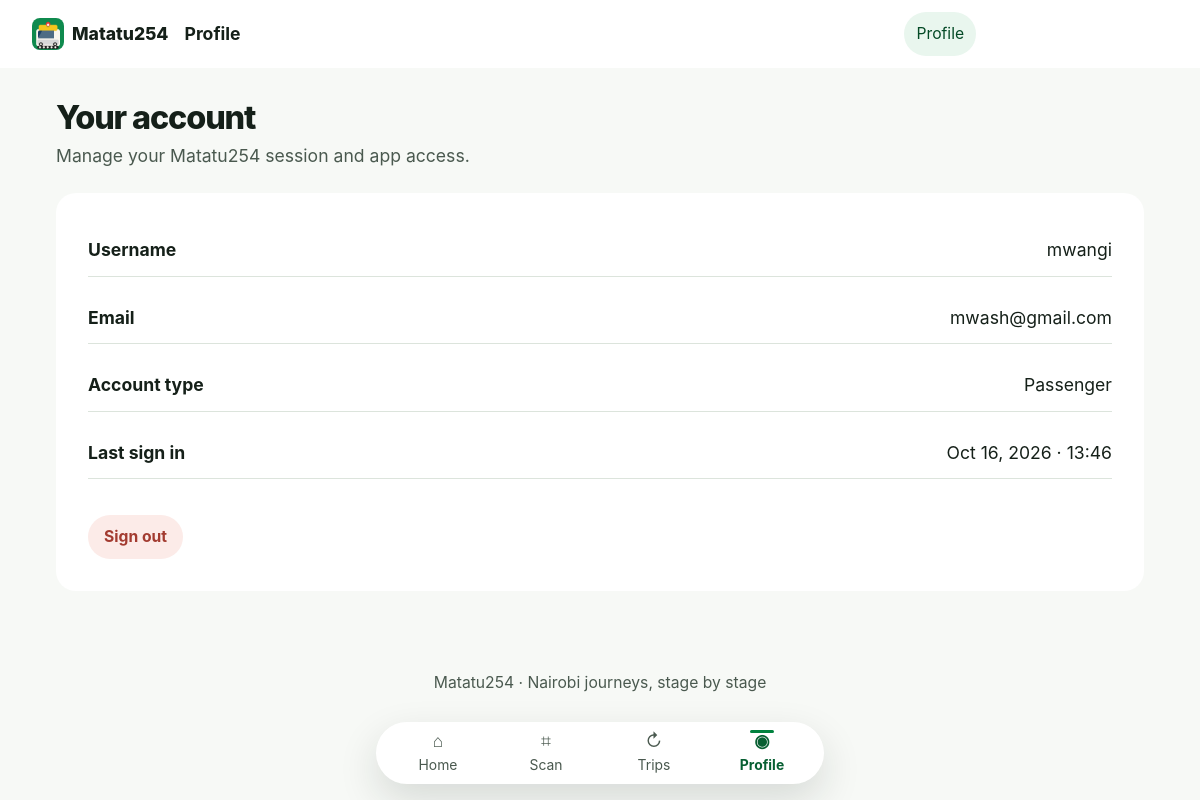
Page /accounts/profile/ (signed in) on the earlier database version.
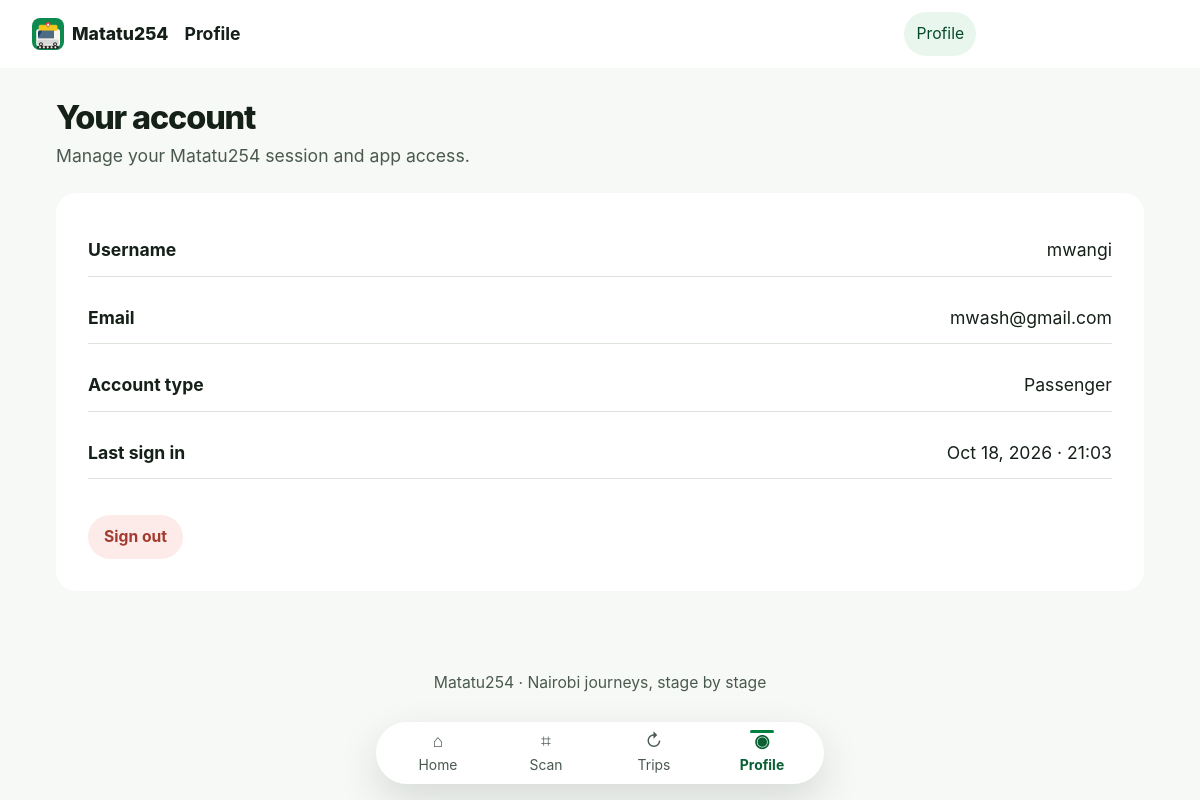
Same page on the later database version.
### accounts/models.py (models this page shows, shortened)
class User(AbstractUser):
  PASSANGER = 'PASSANGER'
  CONDUCTOR = 'CONDUCTOR'
  ADMIN = 'ADMIN'
  ROLE_CHOICES = [
    (PASSANGER, 'Passenger'),
    (CONDUCTOR, 'Conductor'),
    (ADMIN, 'Admin')
  ]
  phone_number = models.CharField(max_length=15, unique=True, blank=True, null=True)
  role = models.CharField(max_length=20, choices=ROLE_CHOICES, default=PASSANGER)
  matatu = models.ForeignKey(
    'fleet.Matatu',
    on_delete=models.SET_NULL,
    null=True,
    blank=True,
    related_name='conductor',
    help_text='Matatu assigned to this conductor (1:1 per MVP)'
  )
  created_at = models.DateTimeField(auto_now_add=True)
  updated_at = models.DateTimeField(auto_now=True)

### accounts/views.py (the view)
# urls.py: path('profile/', views.profile, name='profile'),
@login_required
def profile(request):
  return render(request, "accounts/profile.html")

### templates/accounts/profile.html (shortened to what this page needs)
{% extends 'base.html' %}
{% block app_title %}Profile{% endblock %}
{% block content %}
<section class="page-shell">
  <header class="page-heading"><div><h1>Your account</h1><p>Manage your Matatu254 session and app access.</p></div></header>
  <div class="surface surface-pad profile-card">
    <div class="profile-row"><strong>Username</strong><span>{{ user.username }}</span></div>
    <div class="profile-row"><strong>Email</strong><span>{{ user.email|default:'No email added' }}</span></div>
    <div class="profile-row"><strong>Account type</strong><span>{{ user.get_role_display|default:user.role|title }}</span></div>
    <div class="profile-row"><strong>Last sign in</strong><span>{% if user.last_login %}{{ user.last_login|date:'M j, Y · H:i' }}{% else %}This is your first sign in{% endif %}</span></div>
    <div class="btn-row">
      <a class="btn btn-danger" href="{% url 'accounts:logout' %}">Sign out</a>
    </div>
  </div>
</section>
{% endblock %}

Differences in the rows shown:
changed User "mwangi": last_login "Oct 16, 2026 · 13:46" → "Oct 18, 2026 · 21:03"
